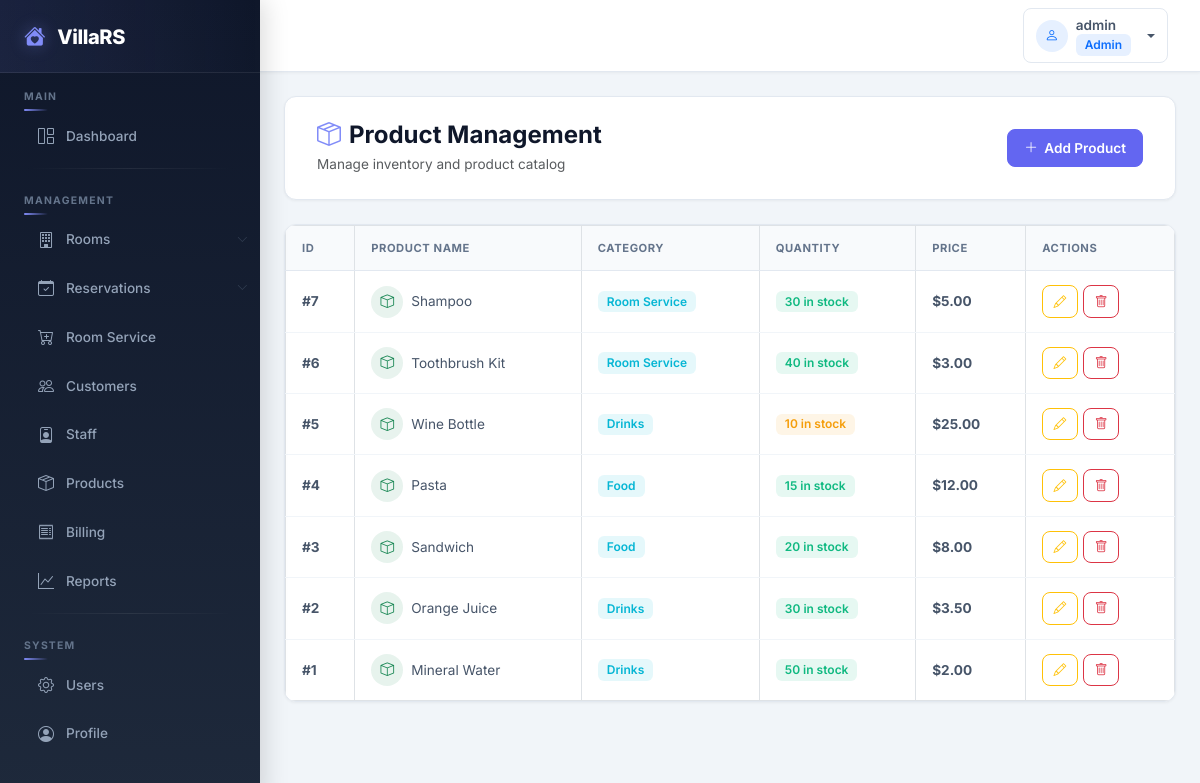
/modules/products/index.php (signed in), run on the app's committed database.
### tables this page shows
CREATE TABLE IF NOT EXISTS products (
    id INT AUTO_INCREMENT PRIMARY KEY,
    product_name VARCHAR(200) NOT NULL,
    category VARCHAR(100) NOT NULL,
    quantity INT NOT NULL DEFAULT 0,
    price DECIMAL(10,2) NOT NULL,
    created_at TIMESTAMP DEFAULT CURRENT_TIMESTAMP
);

### modules/products/index.php (the view, shortened to what this page needs)
<?php
require_once '../../config/database.php';
include '../../includes/header.php';
include '../../includes/sidebar.php';
$products = mysqli_query($conn, "SELECT * FROM products ORDER BY id DESC");
?>
<div id="page-content-wrapper" class="container-fluid p-4">
    <div class="page-header">
        <div class="d-flex justify-content-between align-items-center flex-wrap gap-3">
            <div>
                <h2><i class="bi bi-box-seam"></i> Product Management</h2>
                <p class="text-muted mb-0 mt-1" style="font-size: 0.85rem;">Manage inventory and product catalog</p>
            </div>
            <a href="create.php" class="btn btn-primary"><i class="bi bi-plus-lg"></i> Add Product</a>
        </div>
    </div>
    <div class="table-container">
        <div class="table-responsive">
            <table class="table">
                <thead>
                    <tr>
                        <th>ID</th><th>Product Name</th><th>Category</th><th>Quantity</th><th>Price</th><th>Actions</th>
                    </tr>
                </thead>
                <tbody>
                    <?php while ($p = mysqli_fetch_assoc($products)): ?>
                    <tr>
                        <td><strong>#<?= $p['id'] ?></strong></td>
                        <td>
                            <div class="d-flex align-items-center gap-2">
                                <div class="bg-success bg-opacity-10 text-success rounded-circle d-flex align-items-center justify-content-center" style="width: 32px; height: 32px;">
                                    <i class="bi bi-box"></i>
                                </div>
                                <?= htmlspecialchars($p['product_name']) ?>
                            </div>
                        </td>
                        <td><span class="badge badge-info"><?= htmlspecialchars($p['category']) ?></span></td>
                        <td>
                            <span class="badge badge-<?= $p['quantity'] > 10 ? 'success' : ($p['quantity'] > 0 ? 'warning' : 'danger') ?>">
                                <?= $p['quantity'] ?> in stock
                            </span>
                        </td>
                        <td><strong>$<?= number_format($p['price'], 2) ?></strong></td>
                        <td>
                            <div class="action-btns">
                                <a href="edit.php?id=<?= $p['id'] ?>" class="btn btn-sm btn-outline-warning" title="Edit"><i class="bi bi-pencil"></i></a>
                                <a href="delete.php?id=<?= $p['id'] ?>" class="btn btn-sm btn-outline-danger" onclick="return confirm('Are you sure?')" title="Delete"><i class="bi bi-trash"></i></a>
                            </div>
                        </td>
                    </tr>
                    <?php endwhile; ?>
                </tbody>
            </table>
        </div>
    </div>
</div>
<?php include '../../includes/footer.php'; ?>

### assets/css/style.css (style rules this page uses)
body { font-family: 'Inter', sans-serif; background-color: #f1f5f9; color: #1e293b; }
#page-content-wrapper { width: 100%; min-width: 0; margin-left: 260px; transition: margin-left 0.3s ease; }
.page-header { background: #fff; border-radius: 12px; padding: 1.5rem 2rem; margin-bottom: 1.5rem; box-shadow: 0 1px 3px rgba(0, 0, 0, 0.05); border: 1px solid #e2e8f0; }
.page-header h2 { font-size: 1.5rem; font-weight: 700; color: #0f172a; margin: 0; display: flex; align-items: center; gap: 0.5rem; }
.page-header h2 i { color: #818cf8; }
.table-container { background: #fff; border-radius: 12px; border: 1px solid #e2e8f0; box-shadow: 0 1px 3px rgba(0, 0, 0, 0.05); overflow: hidden; }
.table { margin-bottom: 0; }
.table thead th { background: #f8fafc; color: #64748b; font-size: 0.7rem; text-transform: uppercase; letter-spacing: 0.05em; font-weight: 700; padding: 0.875rem 1rem; border-bottom: 1px solid #e2e8f0; }
.table tbody td { padding: 0.875rem 1rem; vertical-align: middle; color: #475569; border-bottom: 1px solid #f1f5f9; font-size: 0.85rem; }
.table tbody tr:last-child td { border-bottom: none; }
.btn { border-radius: 8px; font-weight: 600; font-size: 0.85rem; padding: 0.5rem 1rem; transition: all 0.2s ease; display: inline-flex; align-items: center; gap: 0.4rem; }
.btn-primary { background: #6366f1; border-color: #6366f1; }
.btn-sm { padding: 0.35rem 0.65rem; font-size: 0.8rem; }
.badge { padding: 0.4em 0.75em; border-radius: 6px; font-weight: 600; font-size: 0.75rem; }
.badge-success { background: rgba(16, 185, 129, 0.1); color: #10b981; }
.badge-warning { background: rgba(245, 158, 11, 0.1); color: #f59e0b; }
.badge-info { background: rgba(6, 182, 212, 0.1); color: #06b6d4; }
.action-btns { display: flex; gap: 0.35rem; flex-wrap: wrap; }

### data on the page
products: id "7", product_name "Shampoo", category "Room Service", quantity "30", price "5.00"
products: id "6", product_name "Toothbrush Kit", category "Room Service", quantity "40", price "3.00"
products: id "5", product_name "Wine Bottle", category "Drinks", quantity "10", price "25.00"
products: id "4", product_name "Pasta", category "Food", quantity "15", price "12.00"
products: id "3", product_name "Sandwich", category "Food", quantity "20", price "8.00"
products: id "2", product_name "Orange Juice", category "Drinks", quantity "30", price "3.50"
products: id "1", product_name "Mineral Water", category "Drinks", quantity "50", price "2.00"

### other printed values
$_SESSION['username'] "admin"
$_SESSION['role'] "Admin"
